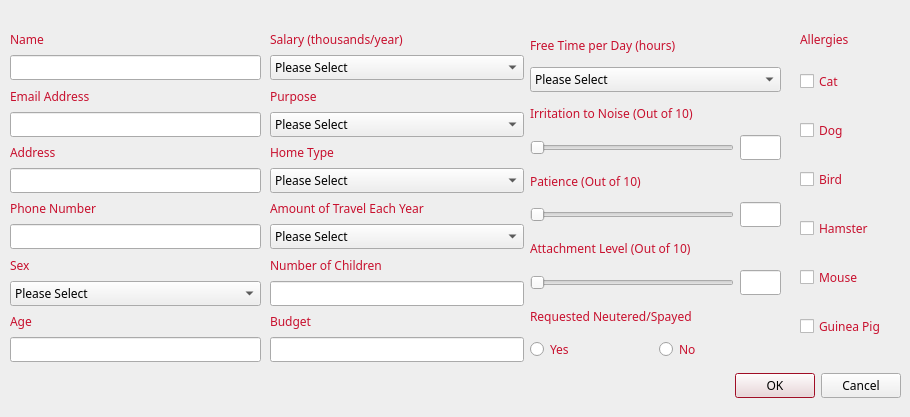
<?xml version="1.0" encoding="UTF-8"?>
<ui version="4.0">
 <class>AddClient</class>
 <widget class="QDialog" name="AddClient">
  <property name="geometry">
   <rect>
    <x>0</x>
    <y>0</y>
    <width>910</width>
    <height>417</height>
   </rect>
  </property>
  <property name="palette">
   <palette>
    <active>
     <colorrole role="WindowText">
      <brush brushstyle="SolidPattern">
       <color alpha="255">
        <red>200</red>
        <green>16</green>
        <blue>46</blue>
       </color>
      </brush>
     </colorrole>
     <colorrole role="Text">
      <brush brushstyle="SolidPattern">
       <color alpha="255">
        <red>0</red>
        <green>0</green>
        <blue>0</blue>
       </color>
      </brush>
     </colorrole>
     <colorrole role="Base">
      <brush brushstyle="SolidPattern">
       <color alpha="255">
        <red>255</red>
        <green>255</green>
        <blue>255</blue>
       </color>
      </brush>
     </colorrole>
     <colorrole role="Window">
      <brush brushstyle="SolidPattern">
       <color alpha="255">
        <red>238</red>
        <green>238</green>
        <blue>238</blue>
       </color>
      </brush>
     </colorrole>
     <colorrole role="Highlight">
      <brush brushstyle="SolidPattern">
       <color alpha="255">
        <red>200</red>
        <green>16</green>
        <blue>46</blue>
       </color>
      </brush>
     </colorrole>
    </active>
    <inactive>
     <colorrole role="WindowText">
      <brush brushstyle="SolidPattern">
       <color alpha="255">
        <red>200</red>
        <green>16</green>
        <blue>46</blue>
       </color>
      </brush>
     </colorrole>
     <colorrole role="Text">
      <brush brushstyle="SolidPattern">
       <color alpha="255">
        <red>0</red>
        <green>0</green>
        <blue>0</blue>
       </color>
      </brush>
     </colorrole>
     <colorrole role="Base">
      <brush brushstyle="SolidPattern">
       <color alpha="255">
        <red>255</red>
        <green>255</green>
        <blue>255</blue>
       </color>
      </brush>
     </colorrole>
     <colorrole role="Window">
      <brush brushstyle="SolidPattern">
       <color alpha="255">
        <red>238</red>
        <green>238</green>
        <blue>238</blue>
       </color>
      </brush>
     </colorrole>
     <colorrole role="Highlight">
      <brush brushstyle="SolidPattern">
       <color alpha="255">
        <red>200</red>
        <green>16</green>
        <blue>46</blue>
       </color>
      </brush>
     </colorrole>
    </inactive>
    <disabled>
     <colorrole role="WindowText">
      <brush brushstyle="SolidPattern">
       <color alpha="255">
        <red>190</red>
        <green>190</green>
        <blue>190</blue>
       </color>
      </brush>
     </colorrole>
     <colorrole role="Text">
      <brush brushstyle="SolidPattern">
       <color alpha="255">
        <red>0</red>
        <green>0</green>
        <blue>0</blue>
       </color>
      </brush>
     </colorrole>
     <colorrole role="Base">
      <brush brushstyle="SolidPattern">
       <color alpha="255">
        <red>255</red>
        <green>255</green>
        <blue>255</blue>
       </color>
      </brush>
     </colorrole>
     <colorrole role="Window">
      <brush brushstyle="SolidPattern">
       <color alpha="255">
        <red>238</red>
        <green>238</green>
        <blue>238</blue>
       </color>
      </brush>
     </colorrole>
     <colorrole role="Highlight">
      <brush brushstyle="SolidPattern">
       <color alpha="255">
        <red>145</red>
        <green>141</green>
        <blue>126</blue>
       </color>
      </brush>
     </colorrole>
    </disabled>
   </palette>
  </property>
  <property name="font">
   <font>
    <family>Egyptienne F</family>
   </font>
  </property>
  <property name="windowTitle">
   <string>Dialog</string>
  </property>
  <widget class="QDialogButtonBox" name="buttonBox">
   <property name="geometry">
    <rect>
     <x>560</x>
     <y>370</y>
     <width>341</width>
     <height>32</height>
    </rect>
   </property>
   <property name="font">
    <font>
     <family>Egyptienne F</family>
    </font>
   </property>
   <property name="orientation">
    <enum>Qt::Horizontal</enum>
   </property>
   <property name="standardButtons">
    <set>QDialogButtonBox::Cancel|QDialogButtonBox::Ok</set>
   </property>
  </widget>
  <widget class="QWidget" name="layoutWidget_4">
   <property name="enabled">
    <bool>true</bool>
   </property>
   <property name="geometry">
    <rect>
     <x>530</x>
     <y>30</y>
     <width>251</width>
     <height>331</height>
    </rect>
   </property>
   <layout class="QVBoxLayout" name="verticalLayout_5">
    <item>
     <widget class="QLabel" name="freeTimeLabel">
      <property name="enabled">
       <bool>true</bool>
      </property>
      <property name="text">
       <string>Free Time per Day (hours)</string>
      </property>
     </widget>
    </item>
    <item>
     <widget class="QComboBox" name="freeTimeComboBox">
      <property name="enabled">
       <bool>true</bool>
      </property>
      <item>
       <property name="text">
        <string>Please Select</string>
       </property>
      </item>
      <item>
       <property name="text">
        <string>0 - 1</string>
       </property>
      </item>
      <item>
       <property name="text">
        <string>1 - 2</string>
       </property>
      </item>
      <item>
       <property name="text">
        <string>3 - 4</string>
       </property>
      </item>
      <item>
       <property name="text">
        <string>5+</string>
       </property>
      </item>
     </widget>
    </item>
    <item>
     <widget class="QLabel" name="irritationLabel">
      <property name="enabled">
       <bool>true</bool>
      </property>
      <property name="text">
       <string>&lt;html&gt;&lt;head/&gt;&lt;body&gt;&lt;p&gt;Irritation to Noise (Out of 10)&lt;/p&gt;&lt;/body&gt;&lt;/html&gt;</string>
      </property>
     </widget>
    </item>
    <item>
     <layout class="QHBoxLayout" name="horizontalLayout_7" stretch="10,2">
      <item>
       <widget class="QSlider" name="irritationSlider">
        <property name="maximum">
         <number>10</number>
        </property>
        <property name="pageStep">
         <number>2</number>
        </property>
        <property name="orientation">
         <enum>Qt::Horizontal</enum>
        </property>
       </widget>
      </item>
      <item>
       <widget class="QLineEdit" name="irritationLineEdit">
        <property name="enabled">
         <bool>false</bool>
        </property>
        <property name="alignment">
         <set>Qt::AlignCenter</set>
        </property>
       </widget>
      </item>
     </layout>
    </item>
    <item>
     <widget class="QLabel" name="labelPatience">
      <property name="enabled">
       <bool>true</bool>
      </property>
      <property name="text">
       <string>Patience (Out of 10)</string>
      </property>
     </widget>
    </item>
    <item>
     <layout class="QHBoxLayout" name="horizontalLayout_8" stretch="10,2">
      <item>
       <widget class="QSlider" name="patienceSlider">
        <property name="maximum">
         <number>10</number>
        </property>
        <property name="pageStep">
         <number>2</number>
        </property>
        <property name="orientation">
         <enum>Qt::Horizontal</enum>
        </property>
       </widget>
      </item>
      <item>
       <widget class="QLineEdit" name="patienceLineEdit">
        <property name="enabled">
         <bool>false</bool>
        </property>
        <property name="alignment">
         <set>Qt::AlignCenter</set>
        </property>
       </widget>
      </item>
     </layout>
    </item>
    <item>
     <widget class="QLabel" name="attachmentLabel">
      <property name="enabled">
       <bool>true</bool>
      </property>
      <property name="text">
       <string>Attachment Level (Out of 10)</string>
      </property>
     </widget>
    </item>
    <item>
     <layout class="QHBoxLayout" name="horizontalLayout_9" stretch="10,2">
      <item>
       <widget class="QSlider" name="attachmentSlider">
        <property name="maximum">
         <number>10</number>
        </property>
        <property name="pageStep">
         <number>2</number>
        </property>
        <property name="orientation">
         <enum>Qt::Horizontal</enum>
        </property>
       </widget>
      </item>
      <item>
       <widget class="QLineEdit" name="attachmentLineEdit">
        <property name="enabled">
         <bool>false</bool>
        </property>
        <property name="alignment">
         <set>Qt::AlignCenter</set>
        </property>
       </widget>
      </item>
     </layout>
    </item>
    <item>
     <widget class="QLabel" name="requireLabel">
      <property name="enabled">
       <bool>true</bool>
      </property>
      <property name="text">
       <string>&lt;html&gt;&lt;head/&gt;&lt;body&gt;&lt;p&gt;Requested Neutered/Spayed&lt;/p&gt;&lt;/body&gt;&lt;/html&gt;</string>
      </property>
     </widget>
    </item>
    <item>
     <layout class="QHBoxLayout" name="horizontalLayout_3">
      <item>
       <widget class="QRadioButton" name="isNeuteredRadioButtonYES">
        <property name="text">
         <string>Yes</string>
        </property>
       </widget>
      </item>
      <item>
       <widget class="QRadioButton" name="isNeuteredRadioButtonNO">
        <property name="text">
         <string>No</string>
        </property>
       </widget>
      </item>
     </layout>
    </item>
   </layout>
  </widget>
  <widget class="QWidget" name="layoutWidget">
   <property name="enabled">
    <bool>true</bool>
   </property>
   <property name="geometry">
    <rect>
     <x>10</x>
     <y>30</y>
     <width>251</width>
     <height>332</height>
    </rect>
   </property>
   <layout class="QVBoxLayout" name="verticalLayout_2">
    <item>
     <widget class="QLabel" name="nameLabel">
      <property name="enabled">
       <bool>true</bool>
      </property>
      <property name="text">
       <string>Name</string>
      </property>
     </widget>
    </item>
    <item>
     <widget class="QLineEdit" name="nameLineEdit">
      <property name="enabled">
       <bool>true</bool>
      </property>
     </widget>
    </item>
    <item>
     <widget class="QLabel" name="emailLabel">
      <property name="enabled">
       <bool>true</bool>
      </property>
      <property name="text">
       <string>Email Address</string>
      </property>
     </widget>
    </item>
    <item>
     <widget class="QLineEdit" name="emailLineEdit"/>
    </item>
    <item>
     <widget class="QLabel" name="addressLabel">
      <property name="enabled">
       <bool>true</bool>
      </property>
      <property name="text">
       <string>Address</string>
      </property>
     </widget>
    </item>
    <item>
     <widget class="QLineEdit" name="addressLineEdit"/>
    </item>
    <item>
     <widget class="QLabel" name="phoneLabel">
      <property name="enabled">
       <bool>true</bool>
      </property>
      <property name="text">
       <string>Phone Number</string>
      </property>
     </widget>
    </item>
    <item>
     <widget class="QLineEdit" name="phoneLineEdit"/>
    </item>
    <item>
     <widget class="QLabel" name="sexLabel">
      <property name="enabled">
       <bool>true</bool>
      </property>
      <property name="text">
       <string>Sex</string>
      </property>
     </widget>
    </item>
    <item>
     <widget class="QComboBox" name="sexComboBox">
      <property name="enabled">
       <bool>true</bool>
      </property>
      <item>
       <property name="text">
        <string>Please Select</string>
       </property>
      </item>
      <item>
       <property name="text">
        <string>Male</string>
       </property>
      </item>
      <item>
       <property name="text">
        <string>Female</string>
       </property>
      </item>
     </widget>
    </item>
    <item>
     <widget class="QLabel" name="ageLabel">
      <property name="enabled">
       <bool>true</bool>
      </property>
      <property name="text">
       <string>Age</string>
      </property>
     </widget>
    </item>
    <item>
     <widget class="QLineEdit" name="ageLineEdit">
      <property name="enabled">
       <bool>true</bool>
      </property>
     </widget>
    </item>
   </layout>
  </widget>
  <widget class="QWidget" name="layoutWidget_2">
   <property name="enabled">
    <bool>true</bool>
   </property>
   <property name="geometry">
    <rect>
     <x>270</x>
     <y>30</y>
     <width>254</width>
     <height>332</height>
    </rect>
   </property>
   <layout class="QVBoxLayout" name="verticalLayout_3">
    <item>
     <widget class="QLabel" name="salaryLabel">
      <property name="enabled">
       <bool>true</bool>
      </property>
      <property name="text">
       <string>&lt;html&gt;&lt;head/&gt;&lt;body&gt;&lt;p&gt;Salary (thousands/year)&lt;/p&gt;&lt;/body&gt;&lt;/html&gt;</string>
      </property>
     </widget>
    </item>
    <item>
     <widget class="QComboBox" name="salaryComboBox">
      <property name="enabled">
       <bool>true</bool>
      </property>
      <item>
       <property name="text">
        <string>Please Select</string>
       </property>
      </item>
      <item>
       <property name="text">
        <string>0 - 30</string>
       </property>
      </item>
      <item>
       <property name="text">
        <string>30 - 50</string>
       </property>
      </item>
      <item>
       <property name="text">
        <string>50 - 70</string>
       </property>
      </item>
      <item>
       <property name="text">
        <string>70 - 90</string>
       </property>
      </item>
      <item>
       <property name="text">
        <string>90 - 110</string>
       </property>
      </item>
      <item>
       <property name="text">
        <string>110 - 130</string>
       </property>
      </item>
      <item>
       <property name="text">
        <string>130+</string>
       </property>
      </item>
     </widget>
    </item>
    <item>
     <widget class="QLabel" name="purposeLabel">
      <property name="enabled">
       <bool>true</bool>
      </property>
      <property name="text">
       <string>Purpose</string>
      </property>
     </widget>
    </item>
    <item>
     <widget class="QComboBox" name="purposeComboBox">
      <property name="enabled">
       <bool>true</bool>
      </property>
      <item>
       <property name="text">
        <string>Please Select</string>
       </property>
      </item>
      <item>
       <property name="text">
        <string>Guard</string>
       </property>
      </item>
      <item>
       <property name="text">
        <string>Companion</string>
       </property>
      </item>
      <item>
       <property name="text">
        <string>Hunting</string>
       </property>
      </item>
      <item>
       <property name="text">
        <string>Gift</string>
       </property>
      </item>
      <item>
       <property name="text">
        <string>Breeding</string>
       </property>
      </item>
      <item>
       <property name="text">
        <string>Disability</string>
       </property>
      </item>
     </widget>
    </item>
    <item>
     <widget class="QLabel" name="homeTypeLabel">
      <property name="enabled">
       <bool>true</bool>
      </property>
      <property name="text">
       <string>Home Type</string>
      </property>
     </widget>
    </item>
    <item>
     <widget class="QComboBox" name="homeTypeComboBox">
      <property name="enabled">
       <bool>true</bool>
      </property>
      <item>
       <property name="text">
        <string>Please Select</string>
       </property>
      </item>
      <item>
       <property name="text">
        <string>Condo</string>
       </property>
      </item>
      <item>
       <property name="text">
        <string>Apartment</string>
       </property>
      </item>
      <item>
       <property name="text">
        <string>Small House</string>
       </property>
      </item>
      <item>
       <property name="text">
        <string>Medium House</string>
       </property>
      </item>
      <item>
       <property name="text">
        <string>Large House</string>
       </property>
      </item>
      <item>
       <property name="text">
        <string>Mansion</string>
       </property>
      </item>
     </widget>
    </item>
    <item>
     <widget class="QLabel" name="travelLabel">
      <property name="enabled">
       <bool>true</bool>
      </property>
      <property name="text">
       <string>&lt;html&gt;&lt;head/&gt;&lt;body&gt;&lt;p&gt;Amount of Travel Each Year&lt;/p&gt;&lt;/body&gt;&lt;/html&gt;</string>
      </property>
     </widget>
    </item>
    <item>
     <widget class="QComboBox" name="travelComboBox">
      <property name="enabled">
       <bool>true</bool>
      </property>
      <item>
       <property name="text">
        <string>Please Select</string>
       </property>
      </item>
      <item>
       <property name="text">
        <string>No Travel</string>
       </property>
      </item>
      <item>
       <property name="text">
        <string>1 - 2 Weeks</string>
       </property>
      </item>
      <item>
       <property name="text">
        <string>3 - 4 Weeks</string>
       </property>
      </item>
      <item>
       <property name="text">
        <string>2 - 3 Months</string>
       </property>
      </item>
      <item>
       <property name="text">
        <string>4 - 6 months</string>
       </property>
      </item>
      <item>
       <property name="text">
        <string>Constant Travel</string>
       </property>
      </item>
     </widget>
    </item>
    <item>
     <widget class="QLabel" name="childrenLabel">
      <property name="enabled">
       <bool>true</bool>
      </property>
      <property name="text">
       <string>Number of Children</string>
      </property>
     </widget>
    </item>
    <item>
     <widget class="QLineEdit" name="childrenLineEdit">
      <property name="enabled">
       <bool>true</bool>
      </property>
     </widget>
    </item>
    <item>
     <widget class="QLabel" name="budgetLabel">
      <property name="enabled">
       <bool>true</bool>
      </property>
      <property name="text">
       <string>Budget</string>
      </property>
     </widget>
    </item>
    <item>
     <widget class="QLineEdit" name="budgetLineEdit">
      <property name="enabled">
       <bool>true</bool>
      </property>
     </widget>
    </item>
   </layout>
  </widget>
  <widget class="QWidget" name="layoutWidget">
   <property name="geometry">
    <rect>
     <x>800</x>
     <y>50</y>
     <width>104</width>
     <height>311</height>
    </rect>
   </property>
   <layout class="QVBoxLayout" name="verticalLayout">
    <item>
     <widget class="QCheckBox" name="catAllergyCheckBox">
      <property name="text">
       <string>Cat</string>
      </property>
     </widget>
    </item>
    <item>
     <widget class="QCheckBox" name="dogAllergyCheckBox">
      <property name="text">
       <string>Dog</string>
      </property>
     </widget>
    </item>
    <item>
     <widget class="QCheckBox" name="birdAllergyCheckBox">
      <property name="text">
       <string>Bird</string>
      </property>
     </widget>
    </item>
    <item>
     <widget class="QCheckBox" name="hamsterAllergyCheckBox">
      <property name="text">
       <string>Hamster</string>
      </property>
     </widget>
    </item>
    <item>
     <widget class="QCheckBox" name="mouseAllergyCheckBox">
      <property name="text">
       <string>Mouse</string>
      </property>
     </widget>
    </item>
    <item>
     <widget class="QCheckBox" name="guineapigAllergyCheckBox">
      <property name="text">
       <string>Guinea Pig</string>
      </property>
     </widget>
    </item>
   </layout>
  </widget>
  <widget class="QLabel" name="allergicLabel">
   <property name="enabled">
    <bool>true</bool>
   </property>
   <property name="geometry">
    <rect>
     <x>800</x>
     <y>30</y>
     <width>252</width>
     <height>19</height>
    </rect>
   </property>
   <property name="text">
    <string>Allergies</string>
   </property>
  </widget>
 </widget>
 <resources/>
 <connections>
  <connection>
   <sender>buttonBox</sender>
   <signal>accepted()</signal>
   <receiver>AddClient</receiver>
   <slot>accept()</slot>
   <hints>
    <hint type="sourcelabel">
     <x>248</x>
     <y>254</y>
    </hint>
    <hint type="destinationlabel">
     <x>157</x>
     <y>274</y>
    </hint>
   </hints>
  </connection>
  <connection>
   <sender>buttonBox</sender>
   <signal>rejected()</signal>
   <receiver>AddClient</receiver>
   <slot>reject()</slot>
   <hints>
    <hint type="sourcelabel">
     <x>316</x>
     <y>260</y>
    </hint>
    <hint type="destinationlabel">
     <x>286</x>
     <y>274</y>
    </hint>
   </hints>
  </connection>
 </connections>
</ui>
